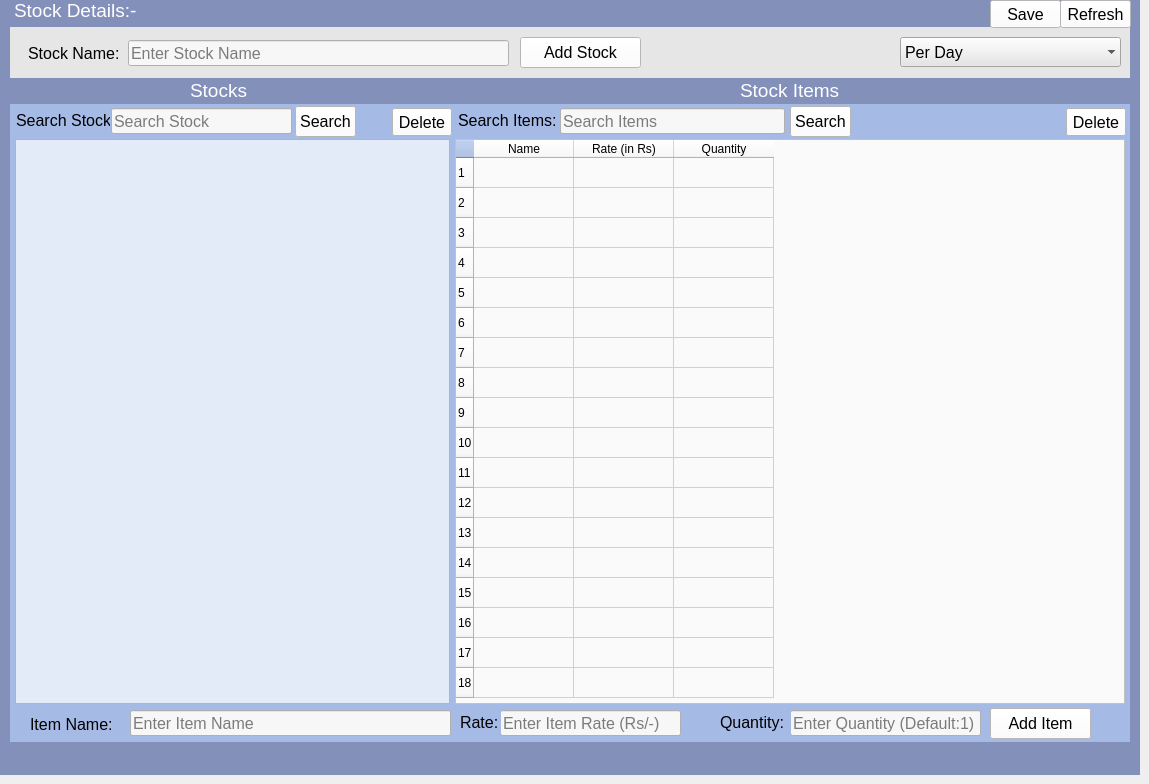
    <widget class="QWidget" name="tab_10">
     <attribute name="title">
      <string>Stock Details</string>
     </attribute>
     <widget class="QWidget" name="widget_2" native="true">
      <property name="geometry">
       <rect>
        <x>0</x>
        <y>0</y>
        <width>1140</width>
        <height>775</height>
       </rect>
      </property>
      <property name="styleSheet">
       <string notr="true">background-color: rgb(131, 144, 186);</string>
      </property>
      <widget class="QWidget" name="widget_3" native="true">
       <property name="geometry">
        <rect>
         <x>10</x>
         <y>104</y>
         <width>1120</width>
         <height>638</height>
        </rect>
       </property>
       <property name="styleSheet">
        <string notr="true">
background-color: rgb(165, 187, 230);</string>
       </property>
       <widget class="QListWidget" name="listWidget_stock_list">
        <property name="geometry">
         <rect>
          <x>5</x>
          <y>35</y>
          <width>435</width>
          <height>565</height>
         </rect>
        </property>
        <property name="font">
         <font>
          <pointsize>12</pointsize>
         </font>
        </property>
        <property name="styleSheet">
         <string notr="true">background-color: rgb(228, 235, 248);
color: rgb(0, 0, 0);</string>
        </property>
        <property name="selectionRectVisible">
         <bool>true</bool>
        </property>
       </widget>
       <widget class="QTableWidget" name="tableWidget_item_table">
        <property name="geometry">
         <rect>
          <x>445</x>
          <y>35</y>
          <width>670</width>
          <height>565</height>
         </rect>
        </property>
        <property name="font">
         <font>
          <pointsize>12</pointsize>
         </font>
        </property>
        <property name="styleSheet">
         <string notr="true">background-color: rgb(250, 250, 250);
color: rgb(0, 0, 0);
alternate-background-color: rgb(200, 207, 222);
selection-color: rgb(25, 163, 255);</string>
        </property>
        <property name="rowCount">
         <number>18</number>
        </property>
        <row/>
        <row/>
        <row/>
        <row/>
        <row/>
        <row/>
        <row/>
        <row/>
        <row/>
        <row/>
        <row/>
        <row/>
        <row/>
        <row/>
        <row/>
        <row/>
        <row/>
        <row/>
        <column>
         <property name="text">
          <string>Name</string>
         </property>
        </column>
        <column>
         <property name="text">
          <string>Rate (in Rs)</string>
         </property>
        </column>
        <column>
         <property name="text">
          <string>Quantity</string>
         </property>
        </column>
       </widget>
       <widget class="QPushButton" name="pushButton_search_item_button_">
        <property name="geometry">
         <rect>
          <x>780</x>
          <y>2</y>
          <width>61</width>
          <height>31</height>
         </rect>
        </property>
        <property name="font">
         <font>
          <pointsize>12</pointsize>
         </font>
        </property>
        <property name="styleSheet">
         <string notr="true">color: rgb(0, 0, 0);
background-color: rgb(255, 255, 255);</string>
        </property>
        <property name="text">
         <string>Search</string>
        </property>
       </widget>
       <widget class="QLineEdit" name="lineEdit_search_item_lineedit">
        <property name="geometry">
         <rect>
          <x>550</x>
          <y>4</y>
          <width>225</width>
          <height>26</height>
         </rect>
        </property>
        <property name="font">
         <font>
          <pointsize>12</pointsize>
         </font>
        </property>
        <property name="styleSheet">
         <string notr="true">background-color: rgb(247, 247, 247);
color: rgb(0, 0, 0);</string>
        </property>
        <property name="placeholderText">
         <string>Search Items</string>
        </property>
       </widget>
       <widget class="QLabel" name="label_24">
        <property name="geometry">
         <rect>
          <x>448</x>
          <y>6</y>
          <width>101</width>
          <height>21</height>
         </rect>
        </property>
        <property name="font">
         <font>
          <pointsize>12</pointsize>
         </font>
        </property>
        <property name="styleSheet">
         <string notr="true">color: rgb(0, 0, 0);</string>
        </property>
        <property name="text">
         <string>Search Items:</string>
        </property>
       </widget>
       <widget class="QLineEdit" name="lineEdit_search_stock_input">
        <property name="geometry">
         <rect>
          <x>101</x>
          <y>4</y>
          <width>181</width>
          <height>26</height>
         </rect>
        </property>
        <property name="font">
         <font>
          <pointsize>12</pointsize>
         </font>
        </property>
        <property name="styleSheet">
         <string notr="true">background-color: rgb(247, 247, 247);
color: rgb(0, 0, 0);</string>
        </property>
        <property name="placeholderText">
         <string>Search Stock</string>
        </property>
       </widget>
       <widget class="QPushButton" name="pushButton_search_stock_button_">
        <property name="geometry">
         <rect>
          <x>285</x>
          <y>2</y>
          <width>61</width>
          <height>31</height>
         </rect>
        </property>
        <property name="font">
         <font>
          <pointsize>12</pointsize>
         </font>
        </property>
        <property name="styleSheet">
         <string notr="true">color: rgb(0, 0, 0);
background-color: rgb(255, 255, 255);</string>
        </property>
        <property name="text">
         <string>Search</string>
        </property>
       </widget>
       <widget class="QLabel" name="label_10">
        <property name="geometry">
         <rect>
          <x>6</x>
          <y>6</y>
          <width>94</width>
          <height>21</height>
         </rect>
        </property>
        <property name="font">
         <font>
          <pointsize>12</pointsize>
         </font>
        </property>
        <property name="styleSheet">
         <string notr="true">color: rgb(0, 0, 0);</string>
        </property>
        <property name="text">
         <string>Search Stock:</string>
        </property>
       </widget>
       <widget class="QPushButton" name="pushButton_delete_item_button">
        <property name="geometry">
         <rect>
          <x>1056</x>
          <y>4</y>
          <width>60</width>
          <height>28</height>
         </rect>
        </property>
        <property name="font">
         <font>
          <pointsize>12</pointsize>
         </font>
        </property>
        <property name="toolTip">
         <string>&lt;html&gt;&lt;head/&gt;&lt;body&gt;&lt;p&gt;Shortcut: Del&lt;/p&gt;&lt;/body&gt;&lt;/html&gt;</string>
        </property>
        <property name="styleSheet">
         <string notr="true">color: rgb(0, 0, 0);
background-color: rgb(255, 255, 255);</string>
        </property>
        <property name="text">
         <string>Delete</string>
        </property>
        <property name="shortcut">
         <string>Del</string>
        </property>
       </widget>
       <widget class="QPushButton" name="pushButton_delete_stock_button">
        <property name="geometry">
         <rect>
          <x>382</x>
          <y>4</y>
          <width>60</width>
          <height>28</height>
         </rect>
        </property>
        <property name="font">
         <font>
          <pointsize>12</pointsize>
         </font>
        </property>
        <property name="toolTip">
         <string>&lt;html&gt;&lt;head/&gt;&lt;body&gt;&lt;p&gt;Shortcut: Ctrl+Del&lt;/p&gt;&lt;/body&gt;&lt;/html&gt;</string>
        </property>
        <property name="styleSheet">
         <string notr="true">color: rgb(0, 0, 0);
background-color: rgb(255, 255, 255);</string>
        </property>
        <property name="text">
         <string>Delete</string>
        </property>
        <property name="shortcut">
         <string>Ctrl+Del</string>
        </property>
       </widget>
       <widget class="QPushButton" name="pushButton_add_item_button">
        <property name="geometry">
         <rect>
          <x>980</x>
          <y>604</y>
          <width>101</width>
          <height>31</height>
         </rect>
        </property>
        <property name="font">
         <font>
          <pointsize>12</pointsize>
         </font>
        </property>
        <property name="styleSheet">
         <string notr="true">color: rgb(0, 0, 0);
background-color: rgb(255, 255, 255);</string>
        </property>
        <property name="text">
         <string>Add Item</string>
        </property>
       </widget>
       <widget class="QLineEdit" name="lineEdit_item_rate_input">
        <property name="geometry">
         <rect>
          <x>490</x>
          <y>606</y>
          <width>181</width>
          <height>26</height>
         </rect>
        </property>
        <property name="font">
         <font>
          <pointsize>12</pointsize>
         </font>
        </property>
        <property name="styleSheet">
         <string notr="true">background-color: rgb(247, 247, 247);
color: rgb(0, 0, 0);</string>
        </property>
        <property name="placeholderText">
         <string>Enter Item Rate (Rs/-)</string>
        </property>
       </widget>
       <widget class="QLabel" name="label_12">
        <property name="geometry">
         <rect>
          <x>20</x>
          <y>610</y>
          <width>81</width>
          <height>21</height>
         </rect>
        </property>
        <property name="font">
         <font>
          <pointsize>12</pointsize>
         </font>
        </property>
        <property name="styleSheet">
         <string notr="true">color: rgb(0, 0, 0);</string>
        </property>
        <property name="text">
         <string>Item Name:</string>
        </property>
       </widget>
       <widget class="QLineEdit" name="lineEdit_item_quantity_input">
        <property name="geometry">
         <rect>
          <x>780</x>
          <y>606</y>
          <width>191</width>
          <height>26</height>
         </rect>
        </property>
        <property name="font">
         <font>
          <pointsize>12</pointsize>
         </font>
        </property>
        <property name="styleSheet">
         <string notr="true">background-color: rgb(247, 247, 247);
color: rgb(0, 0, 0);</string>
        </property>
        <property name="placeholderText">
         <string>Enter Quantity (Default:1)</string>
        </property>
       </widget>
       <widget class="QLabel" name="label_16">
        <property name="geometry">
         <rect>
          <x>710</x>
          <y>608</y>
          <width>71</width>
          <height>21</height>
         </rect>
        </property>
        <property name="font">
         <font>
          <pointsize>12</pointsize>
         </font>
        </property>
        <property name="styleSheet">
         <string notr="true">color: rgb(0, 0, 0);</string>
        </property>
        <property name="text">
         <string>Quantity:</string>
        </property>
       </widget>
       <widget class="QLabel" name="label_15">
        <property name="geometry">
         <rect>
          <x>450</x>
          <y>608</y>
          <width>41</width>
          <height>21</height>
         </rect>
        </property>
        <property name="font">
         <font>
          <pointsize>12</pointsize>
         </font>
        </property>
        <property name="styleSheet">
         <string notr="true">color: rgb(0, 0, 0);</string>
        </property>
        <property name="text">
         <string>Rate:</string>
        </property>
       </widget>
       <widget class="QLineEdit" name="lineEdit_item_name_input">
        <property name="geometry">
         <rect>
          <x>120</x>
          <y>606</y>
          <width>321</width>
          <height>26</height>
         </rect>
        </property>
        <property name="font">
         <font>
          <pointsize>12</pointsize>
         </font>
        </property>
        <property name="styleSheet">
         <string notr="true">background-color: rgb(247, 247, 247);
color: rgb(0, 0, 0);</string>
        </property>
        <property name="placeholderText">
         <string>Enter Item Name</string>
        </property>
       </widget>
      </widget>
      <widget class="QWidget" name="widget_4" native="true">
       <property name="geometry">
        <rect>
         <x>10</x>
         <y>27</y>
         <width>1120</width>
         <height>51</height>
        </rect>
       </property>
       <property name="styleSheet">
        <string notr="true">background-color: rgb(230, 230, 230);
color: rgb(0, 0, 0);</string>
       </property>
       <widget class="QPushButton" name="pushButton_add_stock_button">
        <property name="geometry">
         <rect>
          <x>510</x>
          <y>10</y>
          <width>121</width>
          <height>31</height>
         </rect>
        </property>
        <property name="font">
         <font>
          <pointsize>12</pointsize>
         </font>
        </property>
        <property name="styleSheet">
         <string notr="true">color: rgb(0, 0, 0);
background-color: rgb(255, 255, 255);</string>
        </property>
        <property name="text">
         <string>Add Stock</string>
        </property>
       </widget>
       <widget class="QLineEdit" name="lineEdit_stock_name_input">
        <property name="geometry">
         <rect>
          <x>118</x>
          <y>13</y>
          <width>381</width>
          <height>26</height>
         </rect>
        </property>
        <property name="font">
         <font>
          <pointsize>12</pointsize>
         </font>
        </property>
        <property name="styleSheet">
         <string notr="true">background-color: rgb(247, 247, 247);
color: rgb(0, 0, 0);</string>
        </property>
        <property name="placeholderText">
         <string>Enter Stock Name</string>
        </property>
       </widget>
       <widget class="QLabel" name="label_9">
        <property name="geometry">
         <rect>
          <x>18</x>
          <y>16</y>
          <width>91</width>
          <height>21</height>
         </rect>
        </property>
        <property name="font">
         <font>
          <pointsize>12</pointsize>
         </font>
        </property>
        <property name="styleSheet">
         <string notr="true">color: rgb(0, 0, 0);</string>
        </property>
        <property name="text">
         <string>Stock Name:</string>
        </property>
       </widget>
       <widget class="QComboBox" name="comboBox_5">
        <property name="geometry">
         <rect>
          <x>890</x>
          <y>10</y>
          <width>221</width>
          <height>30</height>
         </rect>
        </property>
        <property name="font">
         <font>
          <pointsize>12</pointsize>
         </font>
        </property>
        <property name="styleSheet">
         <string notr="true">background-color: rgb(230, 230, 230);</string>
        </property>
        <property name="frame">
         <bool>false</bool>
        </property>
        <item>
         <property name="text">
          <string>Per Day</string>
         </property>
        </item>
        <item>
         <property name="text">
          <string>Per Week</string>
         </property>
        </item>
        <item>
         <property name="text">
          <string>Per Month</string>
         </property>
        </item>
        <item>
         <property name="text">
          <string>Per Year</string>
         </property>
        </item>
       </widget>
      </widget>
      <widget class="QLabel" name="label_extra_gains_3">
       <property name="geometry">
        <rect>
         <x>14</x>
         <y>-2</y>
         <width>181</width>
         <height>25</height>
        </rect>
       </property>
       <property name="font">
        <font>
         <pointsize>14</pointsize>
        </font>
       </property>
       <property name="styleSheet">
        <string notr="true">color: rgb(255, 255, 255);</string>
       </property>
       <property name="text">
        <string>Stock Details:-</string>
       </property>
      </widget>
      <widget class="QLabel" name="label_23">
       <property name="geometry">
        <rect>
         <x>740</x>
         <y>80</y>
         <width>101</width>
         <height>21</height>
        </rect>
       </property>
       <property name="font">
        <font>
         <pointsize>14</pointsize>
        </font>
       </property>
       <property name="styleSheet">
        <string notr="true">color: rgb(255, 255, 255);</string>
       </property>
       <property name="text">
        <string>Stock Items</string>
       </property>
      </widget>
      <widget class="QLabel" name="label_22">
       <property name="geometry">
        <rect>
         <x>190</x>
         <y>80</y>
         <width>71</width>
         <height>21</height>
        </rect>
       </property>
       <property name="font">
        <font>
         <pointsize>14</pointsize>
        </font>
       </property>
       <property name="styleSheet">
        <string notr="true">color: rgb(255, 255, 255);</string>
       </property>
       <property name="text">
        <string>Stocks</string>
       </property>
      </widget>
      <widget class="QPushButton" name="pushButton_load_button">
       <property name="geometry">
        <rect>
         <x>1060</x>
         <y>0</y>
         <width>71</width>
         <height>28</height>
        </rect>
       </property>
       <property name="font">
        <font>
         <pointsize>12</pointsize>
        </font>
       </property>
       <property name="styleSheet">
        <string notr="true">color: rgb(0, 0, 0);
background-color: rgb(255, 255, 255);</string>
       </property>
       <property name="text">
        <string>Refresh</string>
       </property>
      </widget>
      <widget class="QPushButton" name="pushButton_save_button">
       <property name="geometry">
        <rect>
         <x>990</x>
         <y>0</y>
         <width>71</width>
         <height>28</height>
        </rect>
       </property>
       <property name="font">
        <font>
         <pointsize>12</pointsize>
        </font>
       </property>
       <property name="styleSheet">
        <string notr="true">color: rgb(0, 0, 0);
background-color: rgb(255, 255, 255);</string>
       </property>
       <property name="text">
        <string>Save</string>
       </property>
      </widget>
     </widget>
    </widget>
